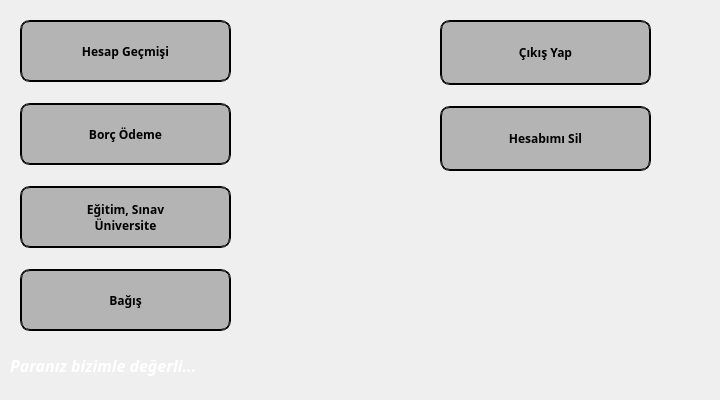
      <widget class="QWidget" name="tab_others">
       <attribute name="title">
        <string>Diğer İşlemler</string>
       </attribute>
       <widget class="QWidget" name="verticalLayoutWidget_7">
        <property name="geometry">
         <rect>
          <x>20</x>
          <y>20</y>
          <width>211</width>
          <height>311</height>
         </rect>
        </property>
        <layout class="QVBoxLayout" name="verticalLayout_7">
         <property name="spacing">
          <number>21</number>
         </property>
         <property name="topMargin">
          <number>0</number>
         </property>
         <item>
          <widget class="QPushButton" name="pushButton_accountHistory">
           <property name="sizePolicy">
            <sizepolicy hsizetype="Minimum" vsizetype="Minimum">
             <horstretch>0</horstretch>
             <verstretch>0</verstretch>
            </sizepolicy>
           </property>
           <property name="font">
            <font>
             <family>Bahnschrift SemiBold</family>
             <weight>75</weight>
             <bold>true</bold>
            </font>
           </property>
           <property name="cursor">
            <cursorShape>PointingHandCursor</cursorShape>
           </property>
           <property name="styleSheet">
            <string notr="true">border-radius: 10px; border: 2px groove black; background-color: rgb(180, 180, 180); </string>
           </property>
           <property name="text">
            <string>Hesap Geçmişi</string>
           </property>
          </widget>
         </item>
         <item>
          <widget class="QPushButton" name="pushButton_debtMoney">
           <property name="sizePolicy">
            <sizepolicy hsizetype="Minimum" vsizetype="Minimum">
             <horstretch>0</horstretch>
             <verstretch>0</verstretch>
            </sizepolicy>
           </property>
           <property name="font">
            <font>
             <family>Bahnschrift SemiBold</family>
             <weight>75</weight>
             <bold>true</bold>
            </font>
           </property>
           <property name="cursor">
            <cursorShape>PointingHandCursor</cursorShape>
           </property>
           <property name="styleSheet">
            <string notr="true">border-radius: 10px; border: 2px groove black; background-color: rgb(180, 180, 180); </string>
           </property>
           <property name="text">
            <string>Borç Ödeme</string>
           </property>
          </widget>
         </item>
         <item>
          <widget class="QPushButton" name="pushButton_institution">
           <property name="sizePolicy">
            <sizepolicy hsizetype="Minimum" vsizetype="Minimum">
             <horstretch>0</horstretch>
             <verstretch>0</verstretch>
            </sizepolicy>
           </property>
           <property name="font">
            <font>
             <family>Bahnschrift SemiBold</family>
             <weight>75</weight>
             <bold>true</bold>
            </font>
           </property>
           <property name="cursor">
            <cursorShape>PointingHandCursor</cursorShape>
           </property>
           <property name="styleSheet">
            <string notr="true">border-radius: 10px; border: 2px groove black; background-color: rgb(180, 180, 180); </string>
           </property>
           <property name="text">
            <string>Eğitim, Sınav
Üniversite</string>
           </property>
          </widget>
         </item>
         <item>
          <widget class="QPushButton" name="pushButton_donation">
           <property name="sizePolicy">
            <sizepolicy hsizetype="Minimum" vsizetype="Minimum">
             <horstretch>0</horstretch>
             <verstretch>0</verstretch>
            </sizepolicy>
           </property>
           <property name="font">
            <font>
             <family>Bahnschrift SemiBold</family>
             <weight>75</weight>
             <bold>true</bold>
            </font>
           </property>
           <property name="cursor">
            <cursorShape>PointingHandCursor</cursorShape>
           </property>
           <property name="styleSheet">
            <string notr="true">border-radius: 10px; border: 2px groove black; background-color: rgb(180, 180, 180); </string>
           </property>
           <property name="text">
            <string>Bağış</string>
           </property>
          </widget>
         </item>
        </layout>
       </widget>
       <widget class="QWidget" name="verticalLayoutWidget_8">
        <property name="geometry">
         <rect>
          <x>440</x>
          <y>20</y>
          <width>211</width>
          <height>151</height>
         </rect>
        </property>
        <layout class="QVBoxLayout" name="verticalLayout_8">
         <property name="spacing">
          <number>21</number>
         </property>
         <item>
          <widget class="QPushButton" name="pushButton_signOut">
           <property name="sizePolicy">
            <sizepolicy hsizetype="Minimum" vsizetype="Minimum">
             <horstretch>0</horstretch>
             <verstretch>0</verstretch>
            </sizepolicy>
           </property>
           <property name="font">
            <font>
             <family>Bahnschrift SemiBold</family>
             <weight>75</weight>
             <bold>true</bold>
            </font>
           </property>
           <property name="cursor">
            <cursorShape>PointingHandCursor</cursorShape>
           </property>
           <property name="styleSheet">
            <string notr="true">border-radius: 10px; border: 2px groove black; background-color: rgb(180, 180, 180); </string>
           </property>
           <property name="text">
            <string>Çıkış Yap</string>
           </property>
          </widget>
         </item>
         <item>
          <widget class="QPushButton" name="pushButton_deleteAccount">
           <property name="sizePolicy">
            <sizepolicy hsizetype="Minimum" vsizetype="Minimum">
             <horstretch>0</horstretch>
             <verstretch>0</verstretch>
            </sizepolicy>
           </property>
           <property name="font">
            <font>
             <family>Bahnschrift SemiBold</family>
             <weight>75</weight>
             <bold>true</bold>
            </font>
           </property>
           <property name="cursor">
            <cursorShape>PointingHandCursor</cursorShape>
           </property>
           <property name="styleSheet">
            <string notr="true">border-radius: 10px; border: 2px groove black; background-color: rgb(180, 180, 180); </string>
           </property>
           <property name="text">
            <string>Hesabımı Sil</string>
           </property>
          </widget>
         </item>
        </layout>
       </widget>
       <widget class="QLabel" name="label_24">
        <property name="geometry">
         <rect>
          <x>10</x>
          <y>350</y>
          <width>221</width>
          <height>31</height>
         </rect>
        </property>
        <property name="palette">
         <palette>
          <active>
           <colorrole role="WindowText">
            <brush brushstyle="SolidPattern">
             <color alpha="255">
              <red>255</red>
              <green>255</green>
              <blue>255</blue>
             </color>
            </brush>
           </colorrole>
          </active>
          <inactive>
           <colorrole role="WindowText">
            <brush brushstyle="SolidPattern">
             <color alpha="255">
              <red>255</red>
              <green>255</green>
              <blue>255</blue>
             </color>
            </brush>
           </colorrole>
          </inactive>
          <disabled>
           <colorrole role="WindowText">
            <brush brushstyle="SolidPattern">
             <color alpha="255">
              <red>120</red>
              <green>120</green>
              <blue>120</blue>
             </color>
            </brush>
           </colorrole>
          </disabled>
         </palette>
        </property>
        <property name="font">
         <font>
          <family>Segoe UI Semibold</family>
          <pointsize>12</pointsize>
          <weight>75</weight>
          <italic>true</italic>
          <bold>true</bold>
         </font>
        </property>
        <property name="text">
         <string>Paranız bizimle değerli...</string>
        </property>
       </widget>
       <widget class="QLabel" name="label_25">
        <property name="geometry">
         <rect>
          <x>590</x>
          <y>270</y>
          <width>121</width>
          <height>121</height>
         </rect>
        </property>
        <property name="text">
         <string/>
        </property>
        <property name="pixmap">
         <pixmap resource="icons.qrc">:/icons/logo.png</pixmap>
        </property>
        <property name="scaledContents">
         <bool>true</bool>
        </property>
       </widget>
      </widget>
